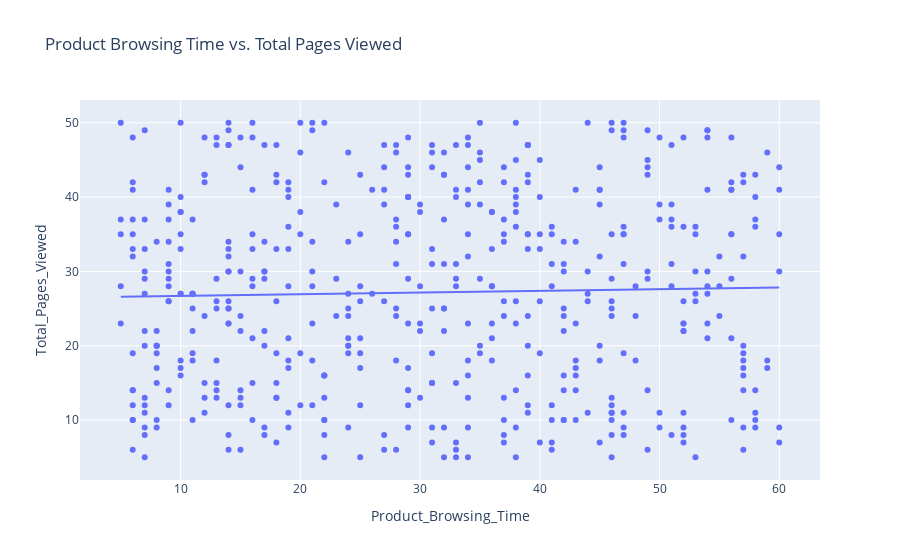

Here is the notebook cell this chart was saved with:
### Markdown cell above
# Analyzing Customer Behaviour

### Code cell
# 'Product_Browsing_Time' vs 'Total_Pages_Viewed'
fig = px.scatter(data, x='Product_Browsing_Time', y='Total_Pages_Viewed',
                 title='Product Browsing Time vs. Total Pages Viewed', 
                 trendline='ols')
fig.show()

### Figure 1 — Plotly figure (JSON) as saved in the notebook; plotly's stock layout.template omitted (floating-point values rounded to 4 significant figures; data arrays with more than 128 entries replaced by an {"elided": "..."} marker saying what was removed)
{"data": [{"hovertemplate": "Product_Browsing_Time=%{x}<br>Total_Pages_Viewed=%{y}<extra></extra>", "legendgroup": "", "marker": {"color": "#636efa", "symbol": "circle"}, "mode": "markers", "name": "", "orientation": "v", "showlegend": false, "type": "scatter", "x": {"elided": "500 int values"}, "xaxis": "x", "y": {"elided": "500 int values"}, "yaxis": "y"}, {"hovertemplate": "<b>OLS trendline</b><br>Total_Pages_Viewed = 0.0228394 * Product_Browsing_Time + 26.4799<br>R<sup>2</sup>=0.000775<br><br>Product_Browsing_Time=%{x}<br>Total_Pages_Viewed=%{y} <b>(trend)</b><extra></extra>", "legendgroup": "", "marker": {"color": "#636efa", "symbol": "circle"}, "mode": "lines", "name": "", "showlegend": false, "type": "scatter", "x": {"elided": "500 int values"}, "xaxis": "x", "y": {"elided": "500 float values"}, "yaxis": "y"}], "layout": {"autosize": true, "legend": {"tracegroupgap": 0}, "title": {"text": "Product Browsing Time vs. Total Pages Viewed"}, "xaxis": {"anchor": "y", "autorange": true, "domain": [0, 1], "range": [1.672, 63.33], "title": {"text": "Product_Browsing_Time"}, "type": "linear"}, "yaxis": {"anchor": "x", "autorange": true, "domain": [0, 1], "range": [1.286, 53.71], "title": {"text": "Total_Pages_Viewed"}, "type": "linear"}}}
